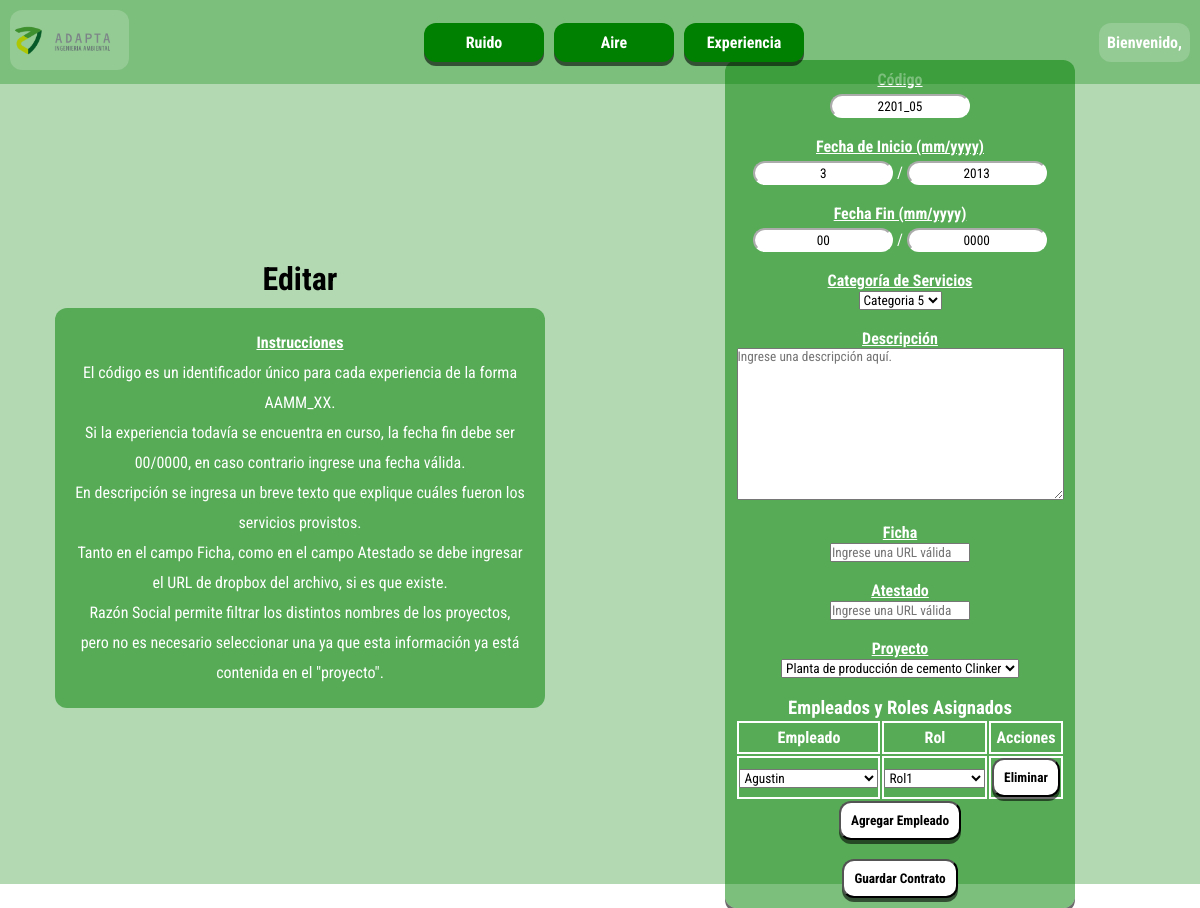
/experiencia/tabla/editar/6/ (signed in), run on an earlier commit of the app's database.
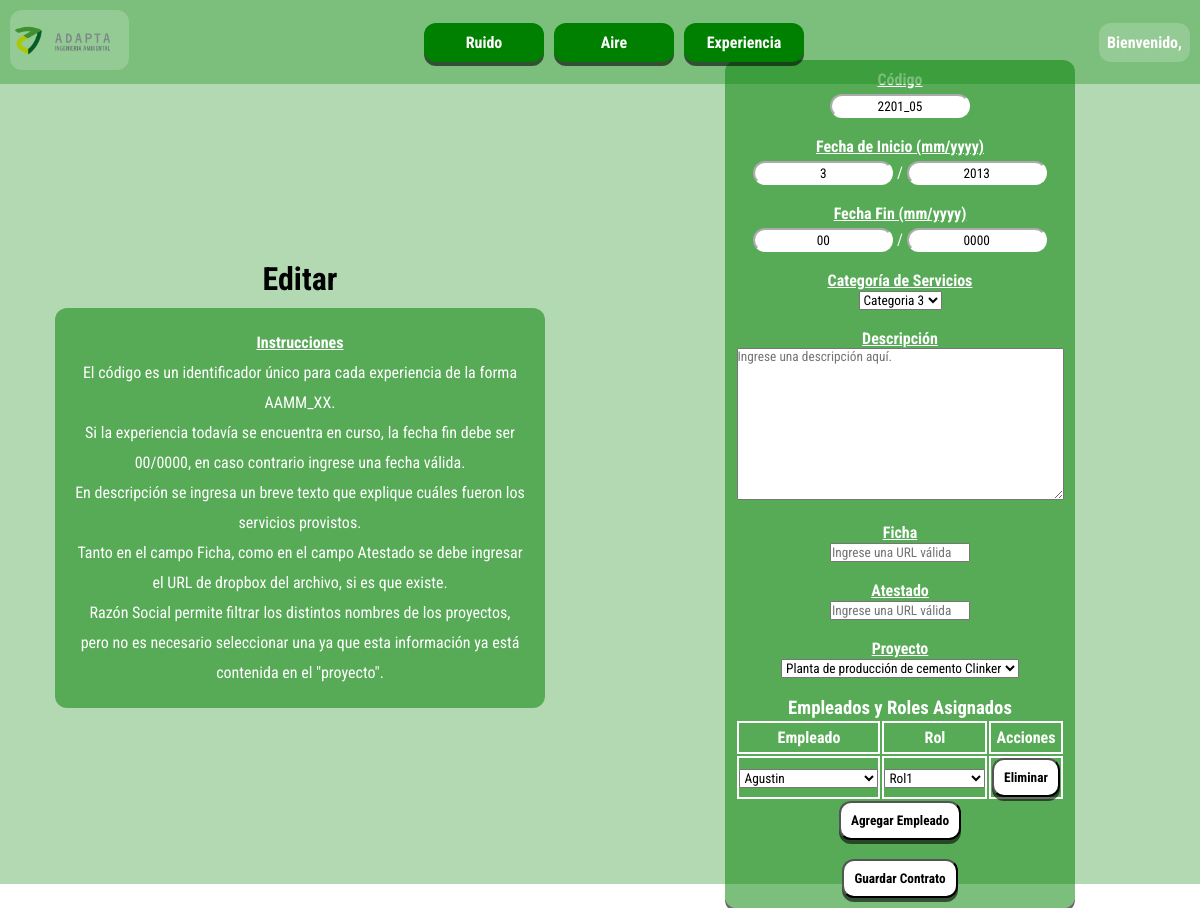
And on a later commit of the database.
### servicios_adapta_app/models.py (models this page shows, shortened)
class experienciaContrato(models.Model):
    fechaInicio = models.DateField()
    fechaFin = models.DateField(null=True, blank=True) #Despues se ingresa por el usuario un texto con el formato aaaa-mm-dd
    codigo = models.CharField(max_length=8, unique=True)
    CAT_CHOICES = [
        ('categoria1', 'Categoria 1'),
        ('categoria2', 'Categoria 2'),
        ('categoria3', 'Categoria 3'),
        ('categoria4', 'Categoria 4'),
        ('categoria5', 'Categoria 5'),
        ('categoria6', 'Categoria 6'),
    ]
    catServicios = models.CharField(max_length=50, choices=CAT_CHOICES)
    ficha = models.URLField(null=True, blank=True)
    atestado = models.URLField(null=True, blank=True)
    proyecto = models.ForeignKey(experienciaProyecto, on_delete=models.CASCADE)
    empleados = models.ManyToManyField(experienciaEmpleado, through='ContratoEmpleado')
    descripcion = models.TextField(null=True, blank=True)

class ContratoEmpleado(models.Model):
    contrato = models.ForeignKey(experienciaContrato, on_delete=models.CASCADE)
    empleado = models.ForeignKey(experienciaEmpleado, on_delete=models.CASCADE)
    rol = models.ForeignKey(experienciaRol, on_delete=models.CASCADE)

class experienciaEmpleado(models.Model):
    nombre = models.CharField(max_length=100)

class experienciaRol(models.Model):
    nombre = models.CharField(max_length=100)

### servicios_adapta_app/views.py (the view)
# urls.py: path('experiencia/tabla/editar/<int:contrato_id>/', views.editar_contrato, name='experiencia-editar'),
def editar_contrato(request, contrato_id):
    if request.user.is_authenticated:
        contrato = get_object_or_404(experienciaContrato, id=contrato_id)
        proyectos_disponibles = experienciaProyecto.objects.all().order_by("nombre")  # Obtener los proyectos disponibles
        proyecto_actual = contrato.proyecto  # Obtener el proyecto actual del contrato
        empleados_disponibles = experienciaEmpleado.objects.all()  # Obtener todos los empleados disponibles
        roles_disponibles = experienciaRol.objects.all()  # Obtener todos los roles disponibles
        empleados_asignados = contrato.empleados.all()  # Obtener los empleados asignados al contrato
        roles_asignados = ContratoEmpleado.objects.filter(contrato=contrato)  # Obtener los roles asignados al contrato
        descripcion = contrato.descripcion
        return render(request, './servicios_adapta_app/experiencia_contrato_editar.html', {
            'contrato': contrato,
            'CAT_CHOICES': experienciaContrato.CAT_CHOICES,
            'proyectos': proyectos_disponibles,
            'proyecto_actual': proyecto_actual,
            'empleados': empleados_disponibles,
            'roles': roles_disponibles,
            'empleados_asignados': empleados_asignados,
            'roles_asignados': roles_asignados,
            'descripcion': descripcion,
        })
    else:
        return redirect('login')

### servicios_adapta_app/templates/servicios_adapta_app/experiencia_contrato_editar.html (shortened to what the changed rows need)
{% extends './base.html' %}
{% block content %}
<div class="container">
    <div class="left">
        <h1>Editar</h1>
    </div>
    <div class="right">
        <form method="POST" action="{% url 'guardar_contrato' contrato.id %}" enctype="multipart/form-data">
            <label for="codigo" class="title">Código</label>
            <br>
            <input type="text" name="codigo" value="{{ contrato.codigo }}" required>
            <br>
            <br>
            <label for="mes-inicio" class="title">Fecha de Inicio (mm/yyyy)</label>
            <br>
            <input type="text" name="mes-inicio" maxlength="2" value="{{ contrato.fechaInicio.month }}" required> /
            <input type="text" name="ano-inicio" maxlength="4" value="{{ contrato.fechaInicio.year }}" required>
            <br>
            <br>
            <label for="mes-fin" class="title">Fecha Fin (mm/yyyy)</label>
            <br>
            {% if contrato.fechaFin == None %}
                <input type="text" name="mes-fin" maxlength="2"  value="00"> /
                <input type="text" name="ano-fin" maxlength="4"  value="0000">
            {% else %}
                <input type="text" name="mes-fin" maxlength="2"  value="{{ contrato.fechaFin.month }}"> /
                <input type="text" name="ano-fin" maxlength="4"  value="{{ contrato.fechaFin.year }}">
            {% endif %}
            <br>
            <br>
            <label for="cat-servicios" class="title">Categoría de Servicios</label>
            <br>
            <select name="cat-servicios" required>
                {% for choice in CAT_CHOICES %}
                <option value="{{ choice.0 }}" {% if choice.0 == contrato.catServicios %}selected{% endif %}>
                    {{ choice.1 }}
                </option>
                {% endfor %}
            </select>
            <br>
            <br>
            <label for="descripcion" class="title">Descripción</label>
            <br>
            <textarea name="descripcion" rows="10" cols="50" placeholder="Ingrese una descripción aquí.">{% if contrato.descripcion %}{{ contrato.descripcion }}{% endif %}</textarea>
            <br>
            <br>
            <label for="ficha" class="title">Ficha</label>
            <br>
            <input type="url" id="ficha_url" name="ficha" placeholder="Ingrese una URL válida" {% if contrato.ficha %}value="{{ contrato.ficha }}"{% endif %}>
            <br>
            <br>
            <label for="atestado" class="title">Atestado</label>
            <br>
            <input type="url" id="atestado_url" name="atestado" placeholder="Ingrese una URL válida" {% if contrato.atestado %}value="{{ contrato.atestado }}"{% endif %}">
            <br>
            <br>
            <label for="proyecto" class="title">Proyecto</label>
            <br>
            <select name="proyecto" required>
                {% for proyecto in proyectos %}
                <option value="{{ proyecto.id }}" {% if proyecto.id == proyecto_actual.id %}selected{% endif %}>
                </option>
                {% endfor %}
            </select>
            <br>
            <br>
            <h3>Empleados y Roles Asignados</h3>
<table id="empleados-table">
    <tr>
        <th>Empleado</th>
        <th>Rol</th>
        <th>Acciones</th>
    </tr>
    {% for asignacion in contrato.contratoempleado_set.all %}
    <tr class="empleado-row">
        <td>
            <select name="empleado" class="empleado-select" required>
                {% for empleado in empleados %}
                    <option value="{{ empleado.id }}" {% if empleado == asignacion.empleado %}selected{% endif %}>{{ empleado.nombre }}</option>
                {% endfor %}
            </select>
        </td>
        <td>
            <select name="rol" class="rol-select" required>
                {% for rol in roles %}
                    <option value="{{ rol.id }}" {% if rol == asignacion.rol %}selected{% endif %}>{{ rol.nombre }}</option>
                {% endfor %}
            </select>
        </td>
        <td>
            <button type="button" class="remove-empleado" data-asignacion-id="{{ asignacion.id }}">Eliminar</button>
        </td>
    </tr>
    {% endfor %}
</table>
<button type="button" id="add-empleado">Agregar Empleado</button>
            <br>
            <br>
            <button type="submit">Guardar Contrato</button>
        </form>
    </div>
</div>
{% endblock %}

What changed in the data, as far as the page shows it:
changed experienciaContrato: cat-servicios "Categoria 5" → "Categoria 3"
